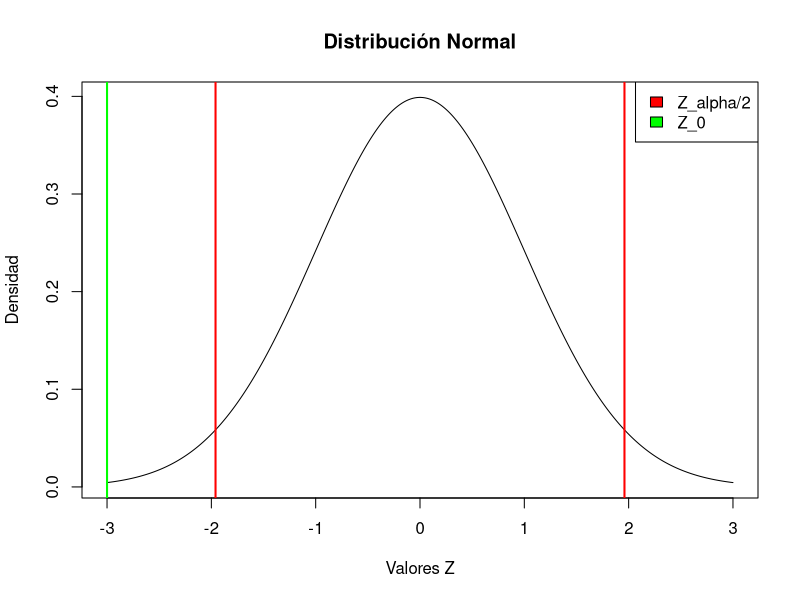
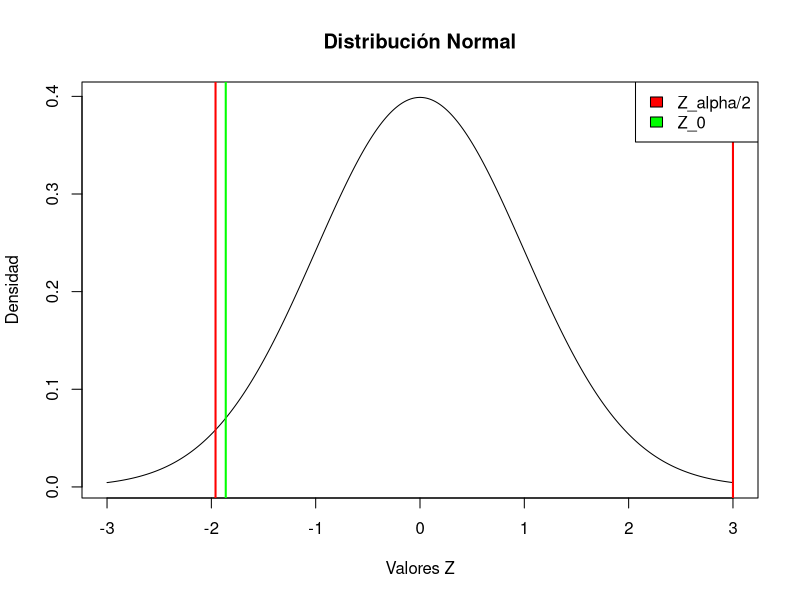
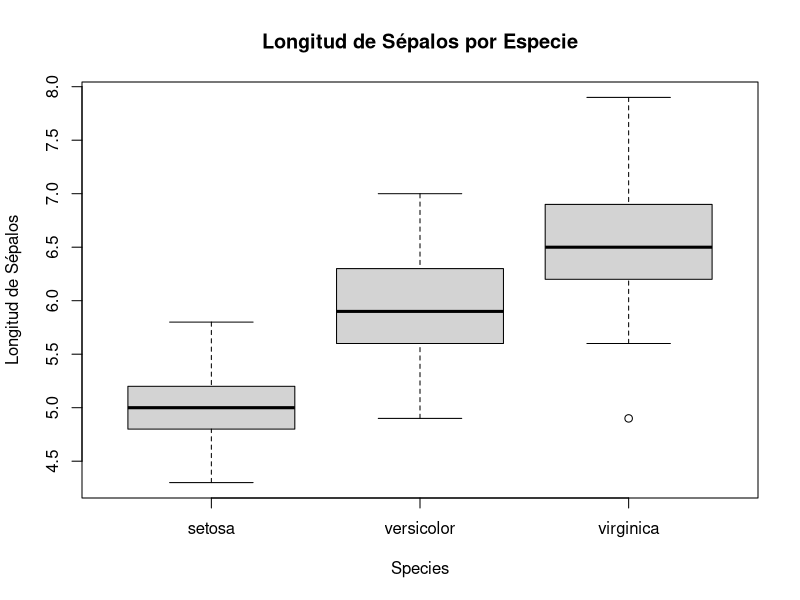
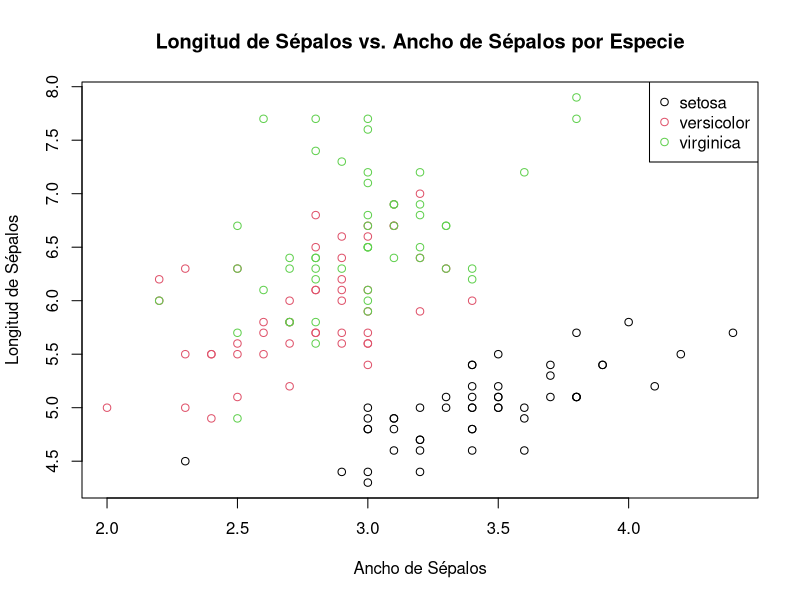

R code for these plots, in order:
## ---- chunk 1


#muestra algoritmo A
n1<-100

#media de algoritmo A
x1<-0.78

#desviacion estandar de Algoritmo A
s1<-0.06

########################################

#muestra algoritmo B
n2<-100

#media de algoritmo B
x2<-0.82

#desviacion estandar de Algoritmo B
s2<-0.05

## ---- chunk 2

x_valores = seq(-3, 3, length=1000)
plot(x_valores, dnorm(x_valores), type="l", ylab="Densidad", xlab="Valores Z", main="Distribución Normal")

valor_Z_0 = -3        
abline(v = valor_Z_0, col = "green", lwd = 2)


valor_critico_inf = -1.96  
abline(v = valor_critico_inf, col = "red", lwd = 2)


valor_critico_sup = 1.96  
abline(v = valor_critico_sup, col = "red", lwd = 2)

legend("topright", legend=c("Z_alpha/2", "Z_0"), 
       fill=c("red","green"))
## ---- chunk 3
#proporcion del tratamiento A
p1<-0.75  
#tamaño de muestra de tratamiento A
n1 <-100
########################################  
#proporcion del tratamiento B
p1<-0.85
#tamaño de muestra de tratamiento B
n1 <-120

#nivel de significancia
alpha <- 0.05
## ---- chunk 4
x_valores = seq(-3, 3, length=1000)
plot(x_valores, dnorm(x_valores), type="l", ylab="Densidad", xlab="Valores Z", main="Distribución Normal")

valor_Z_0 = -1.862        
abline(v = valor_Z_0, col = "green", lwd = 2)


valor_critico_inf = -1.96  
abline(v = valor_critico_inf, col = "red", lwd = 2)


valor_critico_sup = 3  
abline(v = valor_critico_sup, col = "red", lwd = 2)

legend("topright", legend=c("Z_alpha/2", "Z_0"), 
       fill=c("red","green"))
## ---- chunk 5
#muestra instrumento A
n1<-30

#varianza muestral del instrumento A
s1<-36

########################################

#muestra instrumento A
n2<-30

#varianza muestral del instrumento A
s2<-25


## ---- chunk 6
data(iris)

head(iris)

## ---- chunk 7
modelo_anova <- aov(Sepal.Length ~ Species, data = iris)
summary(modelo_anova)
## ---- chunk 8
boxplot(Sepal.Length ~ Species, data = iris, main = "Longitud de Sépalos por Especie", ylab = "Longitud de Sépalos")
## ---- chunk 9
plot(Sepal.Length ~ Sepal.Width, data = iris, col = as.numeric(iris$Species),
     main = "Longitud de Sépalos vs. Ancho de Sépalos por Especie",
     xlab = "Ancho de Sépalos", ylab = "Longitud de Sépalos")
legend("topright", legend = levels(iris$Species), col = 1:3, pch = 1)
## ---- chunk 10
# Se escogen el tamaño de los petalos de las dos especies (setosa y versicolor)
setosa_petal_length <- iris$Petal.Length[iris$Species == "setosa"]
versicolor_petal_length <- iris$Petal.Length[iris$Species == "versicolor"]

#Prueba de Kolmogorov-Smirnov
ks_test_result <- ks.test(setosa_petal_length, versicolor_petal_length)
print(ks_test_result)

if (ks_test_result$p.value < 0.05) {
  cat("Se rechaza la hipótesis nula. Hay evidencia de que las distribuciones son diferentes.\n")
} else {
  cat("No se puede rechazar la hipótesis nula. No hay suficiente evidencia para afirmar que las distribuciones son diferentes\n")
}

